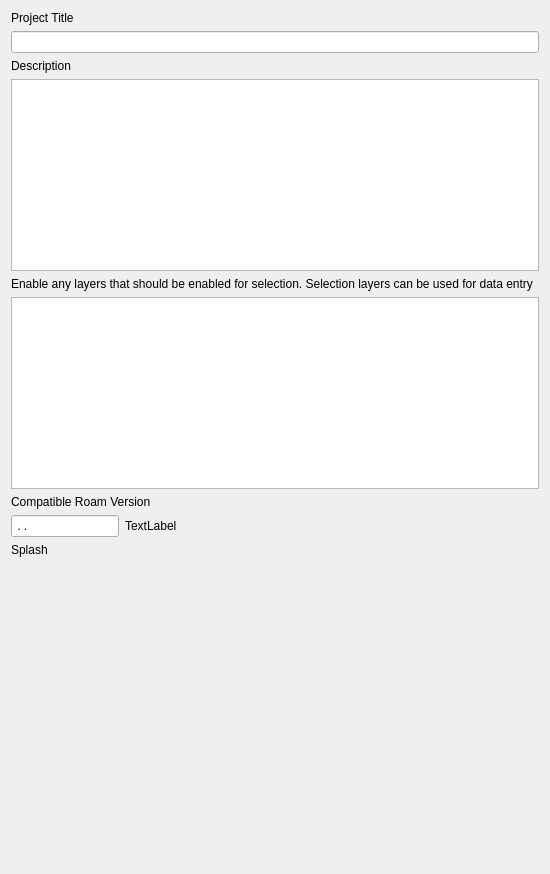
     <widget class="QWidget" name="project_info_page">
      <layout class="QGridLayout" name="gridLayout_11">
       <item row="1" column="0" colspan="2">
        <widget class="QLineEdit" name="titleText"/>
       </item>
       <item row="3" column="0" colspan="2">
        <widget class="QPlainTextEdit" name="descriptionText"/>
       </item>
       <item row="5" column="0" colspan="2">
        <widget class="QListView" name="selectLayers">
         <property name="editTriggers">
          <set>QAbstractItemView::NoEditTriggers</set>
         </property>
         <property name="selectionMode">
          <enum>QAbstractItemView::SingleSelection</enum>
         </property>
         <property name="selectionBehavior">
          <enum>QAbstractItemView::SelectRows</enum>
         </property>
        </widget>
       </item>
       <item row="7" column="0" colspan="2">
        <layout class="QHBoxLayout" name="horizontalLayout_3">
         <item>
          <widget class="QLineEdit" name="versionText">
           <property name="sizePolicy">
            <sizepolicy hsizetype="Maximum" vsizetype="Fixed">
             <horstretch>0</horstretch>
             <verstretch>0</verstretch>
            </sizepolicy>
           </property>
           <property name="inputMask">
            <string>0.0.0; </string>
           </property>
          </widget>
         </item>
         <item>
          <widget class="QLabel" name="roamVersionLabel">
           <property name="text">
            <string>TextLabel</string>
           </property>
          </widget>
         </item>
        </layout>
       </item>
       <item row="9" column="0" colspan="2">
        <layout class="QHBoxLayout" name="horizontalLayout_6">
         <item>
          <widget class="QLabel" name="splashlabel">
           <property name="sizePolicy">
            <sizepolicy hsizetype="Expanding" vsizetype="MinimumExpanding">
             <horstretch>0</horstretch>
             <verstretch>0</verstretch>
            </sizepolicy>
           </property>
           <property name="minimumSize">
            <size>
             <width>0</width>
             <height>300</height>
            </size>
           </property>
           <property name="maximumSize">
            <size>
             <width>16777215</width>
             <height>300</height>
            </size>
           </property>
           <property name="text">
            <string/>
           </property>
           <property name="scaledContents">
            <bool>true</bool>
           </property>
          </widget>
         </item>
         <item>
          <spacer name="horizontalSpacer">
           <property name="orientation">
            <enum>Qt::Horizontal</enum>
           </property>
           <property name="sizeHint" stdset="0">
            <size>
             <width>40</width>
             <height>20</height>
            </size>
           </property>
          </spacer>
         </item>
        </layout>
       </item>
       <item row="0" column="0">
        <widget class="QLabel" name="label_2">
         <property name="text">
          <string>Project Title</string>
         </property>
        </widget>
       </item>
       <item row="2" column="0">
        <widget class="QLabel" name="label_3">
         <property name="text">
          <string>Description</string>
         </property>
        </widget>
       </item>
       <item row="8" column="0">
        <widget class="QLabel" name="label_14">
         <property name="text">
          <string>Splash</string>
         </property>
        </widget>
       </item>
       <item row="6" column="0">
        <widget class="QLabel" name="label_9">
         <property name="text">
          <string>Compatible Roam Version</string>
         </property>
        </widget>
       </item>
       <item row="4" column="0">
        <widget class="QLabel" name="selectLayersLabel">
         <property name="text">
          <string>Enable any layers that should be enabled for selection. Selection layers can be used for data entry</string>
         </property>
        </widget>
       </item>
      </layout>
     </widget>
